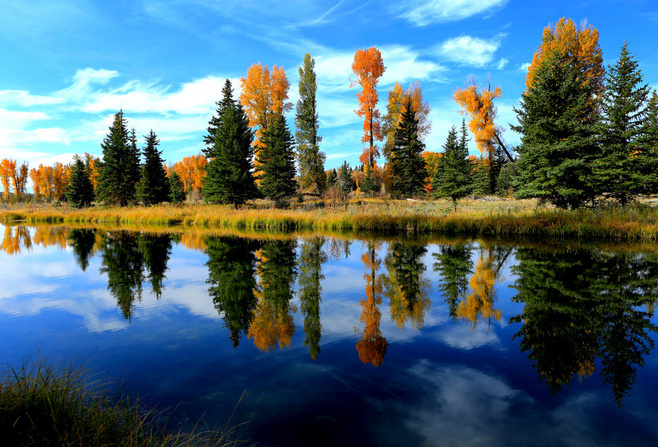
//> input picture opencv3/ch5/ch5/1.png, 658 x 447 px
$ ./tx_AccessPixel_all   (built with g++ and OpenCV 4)
//> lines starting //> are read from the running program, lines starting //| are printed output that depends on the picture
#include <iostream>
#include <opencv2/core/core.hpp>
#include <opencv2/highgui/highgui.hpp>
using namespace cv;
using namespace std;


//---------------------------------【宏定义部分】---------------------------------------------
//		描述：包含程序所使用宏定义
//-------------------------------------------------------------------------------------------------
#define NTESTS 14
#define NITERATIONS 20


//----------------------------------------- 【方法一】-------------------------------------------
//		说明：利用.ptr 和 []
//-------------------------------------------------------------------------------------------------
void colorReduce0(Mat &image, int div = 64) {

	int nl = image.rows; //行数
	int nc = image.cols * image.channels(); //每行元素的总元素数量

	for (int j = 0; j < nl; j++)
	{

		uchar* data = image.ptr<uchar>(j);

		for (int i = 0; i < nc; i++)
		{

			//-------------开始处理每个像素-------------------

			data[i] = data[i] / div * div + div / 2;

			//-------------结束像素处理------------------------

		} //单行处理结束
	}
}

//-----------------------------------【方法二】-------------------------------------------------
//		说明：利用 .ptr 和 * ++
//-------------------------------------------------------------------------------------------------
void colorReduce1(Mat &image, int div = 64) {

	int nl = image.rows; //行数
	int nc = image.cols * image.channels(); //每行元素的总元素数量

	for (int j = 0; j < nl; j++)
	{

		uchar* data = image.ptr<uchar>(j);

		for (int i = 0; i < nc; i++)
		{

			//-------------开始处理每个像素-------------------

			*data++ = *data / div * div + div / 2;

			//-------------结束像素处理------------------------

		} //单行处理结束
	}
}

//-----------------------------------------【方法三】-------------------------------------------
//		说明：利用.ptr 和 * ++ 以及模操作
//-------------------------------------------------------------------------------------------------
void colorReduce2(Mat &image, int div = 64) {

	int nl = image.rows; //行数
	int nc = image.cols * image.channels(); //每行元素的总元素数量

	for (int j = 0; j < nl; j++)
	{

		uchar* data = image.ptr<uchar>(j);

		for (int i = 0; i < nc; i++)
		{

			//-------------开始处理每个像素-------------------

			int v = *data;
			*data++ = v - v % div + div / 2;

			//-------------结束像素处理------------------------

		} //单行处理结束
	}
}

//----------------------------------------【方法四】---------------------------------------------
//		说明：利用.ptr 和 * ++ 以及位操作
//----------------------------------------------------------------------------------------------------
void colorReduce3(Mat &image, int div = 64) {

	int nl = image.rows; //行数
	int nc = image.cols * image.channels(); //每行元素的总元素数量
	int n = static_cast<int>(log(static_cast<double>(div)) / log(2.0));
	//掩码值
	uchar mask = 0xFF << n; // e.g. 对于 div=16, mask= 0xF0

	for (int j = 0; j < nl; j++) {

		uchar* data = image.ptr<uchar>(j);

		for (int i = 0; i < nc; i++) {

			//------------开始处理每个像素-------------------

			*data++ = *data&mask + div / 2;

			//-------------结束像素处理------------------------
		}  //单行处理结束
	}
}


//----------------------------------------【方法五】----------------------------------------------
//		说明：利用指针算术运算
//---------------------------------------------------------------------------------------------------
void colorReduce4(Mat &image, int div = 64) {

	int nl = image.rows; //行数
	int nc = image.cols * image.channels(); //每行元素的总元素数量
	int n = static_cast<int>(log(static_cast<double>(div)) / log(2.0));
	int step = image.step; //有效宽度
	//掩码值
	uchar mask = 0xFF << n; // e.g. 对于 div=16, mask= 0xF0

	//获取指向图像缓冲区的指针
	uchar *data = image.data;

	for (int j = 0; j < nl; j++)
	{

		for (int i = 0; i < nc; i++)
		{

			//-------------开始处理每个像素-------------------

			*(data + i) = *data&mask + div / 2;

			//-------------结束像素处理------------------------

		} //单行处理结束

		data += step;  // next line
	}
}

//---------------------------------------【方法六】----------------------------------------------
//		说明：利用 .ptr 和 * ++以及位运算、image.cols * image.channels()
//-------------------------------------------------------------------------------------------------
void colorReduce5(Mat &image, int div = 64) {

	int nl = image.rows; //行数
	int n = static_cast<int>(log(static_cast<double>(div)) / log(2.0));
	//掩码值
	uchar mask = 0xFF << n; // e.g. 例如div=16, mask= 0xF0

	for (int j = 0; j < nl; j++)
	{

		uchar* data = image.ptr<uchar>(j);

		for (int i = 0; i < image.cols * image.channels(); i++)
		{

			//-------------开始处理每个像素-------------------

			*data++ = *data&mask + div / 2;

			//-------------结束像素处理------------------------

		} //单行处理结束
	}
}

// -------------------------------------【方法七】----------------------------------------------
//		说明：利用.ptr 和 * ++ 以及位运算(continuous)
//-------------------------------------------------------------------------------------------------
void colorReduce6(Mat &image, int div = 64) {

	int nl = image.rows; //行数
	int nc = image.cols * image.channels(); //每行元素的总元素数量

	if (image.isContinuous())
	{
		//无填充像素
		nc = nc * nl;
		nl = 1;  // 为一维数列
	}

	int n = static_cast<int>(log(static_cast<double>(div)) / log(2.0));
	//掩码值
	uchar mask = 0xFF << n; // e.g. 比如div=16, mask= 0xF0

	for (int j = 0; j < nl; j++) {

		uchar* data = image.ptr<uchar>(j);

		for (int i = 0; i < nc; i++) {

			//-------------开始处理每个像素-------------------

			*data++ = *data&mask + div / 2;

			//-------------结束像素处理------------------------

		} //单行处理结束
	}
}

//------------------------------------【方法八】------------------------------------------------
//		说明：利用 .ptr 和 * ++ 以及位运算 (continuous+channels)
//-------------------------------------------------------------------------------------------------
void colorReduce7(Mat &image, int div = 64) {

	int nl = image.rows; //行数
	int nc = image.cols; //列数

	if (image.isContinuous())
	{
		//无填充像素
		nc = nc * nl;
		nl = 1;  // 为一维数组
	}

	int n = static_cast<int>(log(static_cast<double>(div)) / log(2.0));
	//掩码值
	uchar mask = 0xFF << n; // e.g. 比如div=16, mask= 0xF0

	for (int j = 0; j < nl; j++) {

		uchar* data = image.ptr<uchar>(j);

		for (int i = 0; i < nc; i++) {

			//-------------开始处理每个像素-------------------

			*data++ = *data&mask + div / 2;
			*data++ = *data&mask + div / 2;
			*data++ = *data&mask + div / 2;

			//-------------结束像素处理------------------------

		} //单行处理结束
	}
}


// -----------------------------------【方法九】 ------------------------------------------------
//		说明：利用Mat_ iterator
//-------------------------------------------------------------------------------------------------
void colorReduce8(Mat &image, int div = 64) {

	//获取迭代器
	Mat_<Vec3b>::iterator it = image.begin<Vec3b>();
	Mat_<Vec3b>::iterator itend = image.end<Vec3b>();

	for (; it != itend; ++it) {

		//-------------开始处理每个像素-------------------

		(*it)[0] = (*it)[0] / div * div + div / 2;
		(*it)[1] = (*it)[1] / div * div + div / 2;
		(*it)[2] = (*it)[2] / div * div + div / 2;

		//-------------结束像素处理------------------------
	}//单行处理结束
}

//-------------------------------------【方法十】-----------------------------------------------
//		说明：利用Mat_ iterator以及位运算
//-------------------------------------------------------------------------------------------------
void colorReduce9(Mat &image, int div = 64) {

	// div必须是2的幂
	int n = static_cast<int>(log(static_cast<double>(div)) / log(2.0));
	//掩码值
	uchar mask = 0xFF << n; // e.g. 比如 div=16, mask= 0xF0

	// 获取迭代器
	Mat_<Vec3b>::iterator it = image.begin<Vec3b>();
	Mat_<Vec3b>::iterator itend = image.end<Vec3b>();

	//扫描所有元素
	for (; it != itend; ++it)
	{

		//-------------开始处理每个像素-------------------

		(*it)[0] = (*it)[0] & mask + div / 2;
		(*it)[1] = (*it)[1] & mask + div / 2;
		(*it)[2] = (*it)[2] & mask + div / 2;

		//-------------结束像素处理------------------------
	}//单行处理结束
}

//------------------------------------【方法十一】---------------------------------------------
//		说明：利用Mat Iterator_
//-------------------------------------------------------------------------------------------------
void colorReduce10(Mat &image, int div = 64) {

	//获取迭代器
	Mat_<Vec3b> cimage = image;
	Mat_<Vec3b>::iterator it = cimage.begin();
	Mat_<Vec3b>::iterator itend = cimage.end();

	for (; it != itend; it++) {

		//-------------开始处理每个像素-------------------

		(*it)[0] = (*it)[0] / div * div + div / 2;
		(*it)[1] = (*it)[1] / div * div + div / 2;
		(*it)[2] = (*it)[2] / div * div + div / 2;

		//-------------结束像素处理------------------------
	}
}

//--------------------------------------【方法十二】--------------------------------------------
//		说明：利用动态地址计算配合at
//-------------------------------------------------------------------------------------------------
void colorReduce11(Mat &image, int div = 64) {

	int nl = image.rows; //行数
	int nc = image.cols; //列数

	for (int j = 0; j < nl; j++)
	{
		for (int i = 0; i < nc; i++)
		{

			//-------------开始处理每个像素-------------------

			image.at<Vec3b>(j, i)[0] = image.at<Vec3b>(j, i)[0] / div * div + div / 2;
			image.at<Vec3b>(j, i)[1] = image.at<Vec3b>(j, i)[1] / div * div + div / 2;
			image.at<Vec3b>(j, i)[2] = image.at<Vec3b>(j, i)[2] / div * div + div / 2;

			//-------------结束像素处理------------------------

		} //单行处理结束
	}
}

//----------------------------------【方法十三】-----------------------------------------------
//		说明：利用图像的输入与输出
//-------------------------------------------------------------------------------------------------
void colorReduce12(const Mat &image, //输入图像
	Mat &result,      // 输出图像
	int div = 64) {

	int nl = image.rows; //行数
	int nc = image.cols; //列数

	//准备好初始化后的Mat给输出图像
	result.create(image.rows, image.cols, image.type());

	//创建无像素填充的图像
	nc = nc * nl;
	nl = 1;  //单维数组

	int n = static_cast<int>(log(static_cast<double>(div)) / log(2.0));
	//掩码值
	uchar mask = 0xFF << n; // e.g.比如div=16, mask= 0xF0

	for (int j = 0; j < nl; j++) {

		uchar* data = result.ptr<uchar>(j);
		const uchar* idata = image.ptr<uchar>(j);

		for (int i = 0; i < nc; i++) {

			//-------------开始处理每个像素-------------------

			*data++ = (*idata++)&mask + div / 2;
			*data++ = (*idata++)&mask + div / 2;
			*data++ = (*idata++)&mask + div / 2;

			//-------------结束像素处理------------------------

		} //单行处理结束
	}
}

//--------------------------------------【方法十四】-------------------------------------------
//		说明：利用操作符重载
//-------------------------------------------------------------------------------------------------
void colorReduce13(Mat &image, int div = 64) {

	int n = static_cast<int>(log(static_cast<double>(div)) / log(2.0));
	//掩码值
	uchar mask = 0xFF << n; // e.g. 比如div=16, mask= 0xF0

	//进行色彩还原
	image = (image&Scalar(mask, mask, mask)) + Scalar(div / 2, div / 2, div / 2);
}


//-----------------------------------【ShowHelpText( )函数】-----------------------------
//		描述：输出一些帮助信息
//----------------------------------------------------------------------------------------------
void ShowHelpText()
{
	//输出欢迎信息和OpenCV版本
	printf("\n\n\t\t\t非常感谢购买《OpenCV3编程入门》一书！\n");
	printf("\n\n\t\t\t此为本书OpenCV3版的第24个配套示例程序\n");
	printf("\n\n\t\t\t   当前使用的OpenCV版本为：" CV_VERSION);
	printf("\n\n  ----------------------------------------------------------------------------\n");

	printf("\n\n正在进行存取操作，请稍等……\n\n");
}


//-----------------------------------【main( )函数】--------------------------------------------
//		描述：控制台应用程序的入口函数，我们的程序从这里开始
//-------------------------------------------------------------------------------------------------
int main()
{
	int64 t[NTESTS], tinit;
	Mat image0;
	Mat image1;
	Mat image2;

	system("color 4F");

	ShowHelpText();

	image0 = imread("1.png");
//> image0 is the input picture: 447 rows x 658 cols, CV_8UC3; mean B, G, R 112.5, 104.3, 78.9
	if (!image0.data)
		return 0;

	//时间值设为0
	for (int i = 0; i < NTESTS; i++)
		t[i] = 0;


	// 多次重复测试
	int n = NITERATIONS;
	for (int k = 0; k < n; k++)
	{
		cout << k << " of " << n << endl;

		image1 = imread("1.png");
		//【方法一】利用.ptr 和 []
		tinit = getTickCount();
		colorReduce0(image1);
//> after the loop in colorReduce0, `for (int j = 0; j < nl; j++)`:
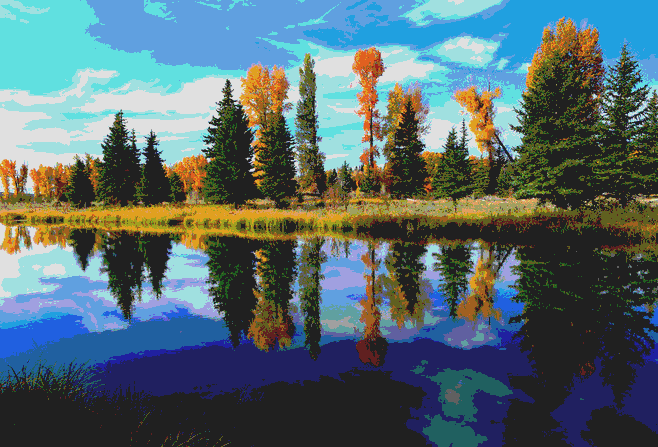
//> image: 447 rows x 658 cols, CV_8UC3; mean B, G, R 111.1, 106.1, 85.5
		t[0] += getTickCount() - tinit;

		//【方法二】利用 .ptr 和 * ++
		image1 = imread("1.png");
		tinit = getTickCount();
		colorReduce1(image1);
		t[1] += getTickCount() - tinit;

		//【方法三】利用.ptr 和 * ++ 以及模操作
		image1 = imread("1.png");
		tinit = getTickCount();
		colorReduce2(image1);
		t[2] += getTickCount() - tinit;

		//【方法四】 利用.ptr 和 * ++ 以及位操作
		image1 = imread("1.png");
		tinit = getTickCount();
		colorReduce3(image1);
//> after the loop in colorReduce3, `for (int j = 0; j < nl; j++)`:
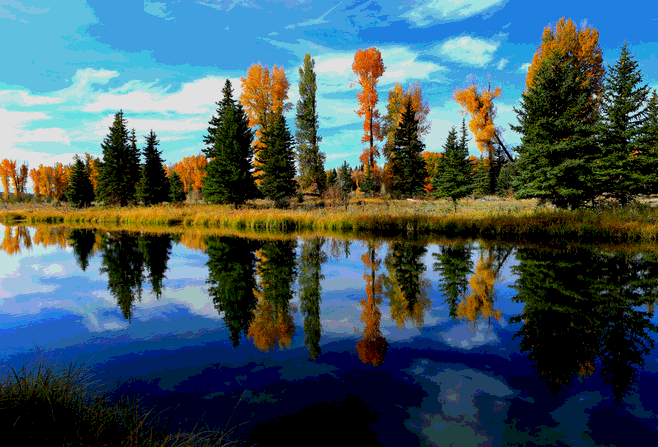
//> image: 447 rows x 658 cols, CV_8UC3; mean B, G, R 95.3, 88.8, 66.1
		t[3] += getTickCount() - tinit;

		//【方法五】 利用指针的算术运算
		image1 = imread("1.png");
		tinit = getTickCount();
		colorReduce4(image1);
//> after the loop in colorReduce4, `for (int j = 0; j < nl; j++)`:
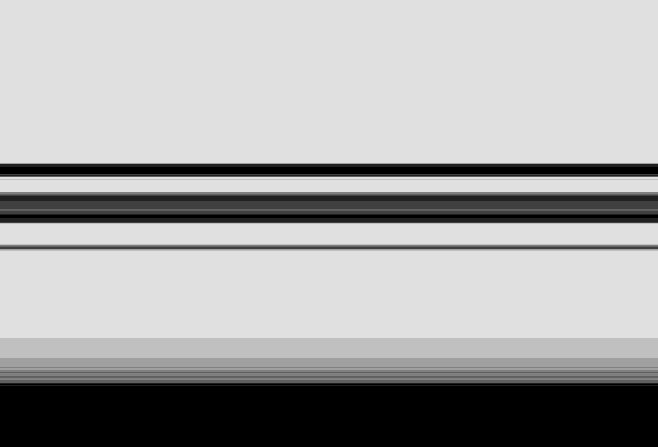
//> image: 447 rows x 658 cols, CV_8UC3; min 0, max 224, mean 166.2
		t[4] += getTickCount() - tinit;

		//【方法六】利用 .ptr 和 * ++以及位运算、image.cols * image.channels()
		image1 = imread("1.png");
		tinit = getTickCount();
		colorReduce5(image1);
		t[5] += getTickCount() - tinit;

		//【方法七】利用.ptr 和 * ++ 以及位运算(continuous)
		image1 = imread("1.png");
		tinit = getTickCount();
		colorReduce6(image1);
		t[6] += getTickCount() - tinit;

		//【方法八】利用 .ptr 和 * ++ 以及位运算 (continuous+channels)
		image1 = imread("1.png");
		tinit = getTickCount();
		colorReduce7(image1);
		t[7] += getTickCount() - tinit;

		//【方法九】 利用Mat_ iterator
		image1 = imread("1.png");
		tinit = getTickCount();
		colorReduce8(image1);
		t[8] += getTickCount() - tinit;

		//【方法十】 利用Mat_ iterator以及位运算
		image1 = imread("1.png");
		tinit = getTickCount();
		colorReduce9(image1);
		t[9] += getTickCount() - tinit;

		//【方法十一】利用Mat Iterator_
		image1 = imread("1.png");
		tinit = getTickCount();
		colorReduce10(image1);
		t[10] += getTickCount() - tinit;

		//【方法十二】 利用动态地址计算配合at
		image1 = imread("1.png");
		tinit = getTickCount();
		colorReduce11(image1);
		t[11] += getTickCount() - tinit;

		//【方法十三】 利用图像的输入与输出
		image1 = imread("1.png");
		tinit = getTickCount();
		Mat result;
		colorReduce12(image1, result);
		t[12] += getTickCount() - tinit;
		image2 = result;

		//【方法十四】 利用操作符重载
		image1 = imread("1.png");
		tinit = getTickCount();
		colorReduce13(image1);
		t[13] += getTickCount() - tinit;

		//------------------------------
	}
	//输出图像
	imshow("原始图像", image0);
	imshow("结果", image2);
	imshow("图像结果", image1);

	// 输出平均执行时间
	cout << endl << "-------------------------------------------" << endl << endl;
	cout << "\n【方法一】利用.ptr 和 []的方法所用时间为 " << 1000.*t[0] / getTickFrequency() / n << "ms" << endl;
	cout << "\n【方法二】利用 .ptr 和 * ++ 的方法所用时间为" << 1000.*t[1] / getTickFrequency() / n << "ms" << endl;
	cout << "\n【方法三】利用.ptr 和 * ++ 以及模操作的方法所用时间为" << 1000.*t[2] / getTickFrequency() / n << "ms" << endl;
	cout << "\n【方法四】利用.ptr 和 * ++ 以及位操作的方法所用时间为" << 1000.*t[3] / getTickFrequency() / n << "ms" << endl;
	cout << "\n【方法五】利用指针算术运算的方法所用时间为" << 1000.*t[4] / getTickFrequency() / n << "ms" << endl;
	cout << "\n【方法六】利用 .ptr 和 * ++以及位运算、channels()的方法所用时间为" << 1000.*t[5] / getTickFrequency() / n << "ms" << endl;
	cout << "\n【方法七】利用.ptr 和 * ++ 以及位运算(continuous)的方法所用时间为" << 1000.*t[6] / getTickFrequency() / n << "ms" << endl;
	cout << "\n【方法八】利用 .ptr 和 * ++ 以及位运算 (continuous+channels)的方法所用时间为" << 1000.*t[7] / getTickFrequency() / n << "ms" << endl;
	cout << "\n【方法九】利用Mat_ iterator 的方法所用时间为" << 1000.*t[8] / getTickFrequency() / n << "ms" << endl;
	cout << "\n【方法十】利用Mat_ iterator以及位运算的方法所用时间为" << 1000.*t[9] / getTickFrequency() / n << "ms" << endl;
	cout << "\n【方法十一】利用Mat Iterator_的方法所用时间为" << 1000.*t[10] / getTickFrequency() / n << "ms" << endl;
	cout << "\n【方法十二】利用动态地址计算配合at 的方法所用时间为" << 1000.*t[11] / getTickFrequency() / n << "ms" << endl;
	cout << "\n【方法十三】利用图像的输入与输出的方法所用时间为" << 1000.*t[12] / getTickFrequency() / n << "ms" << endl;
	cout << "\n【方法十四】利用操作符重载的方法所用时间为" << 1000.*t[13] / getTickFrequency() / n << "ms" << endl;

	waitKey();
	return 0;
}
